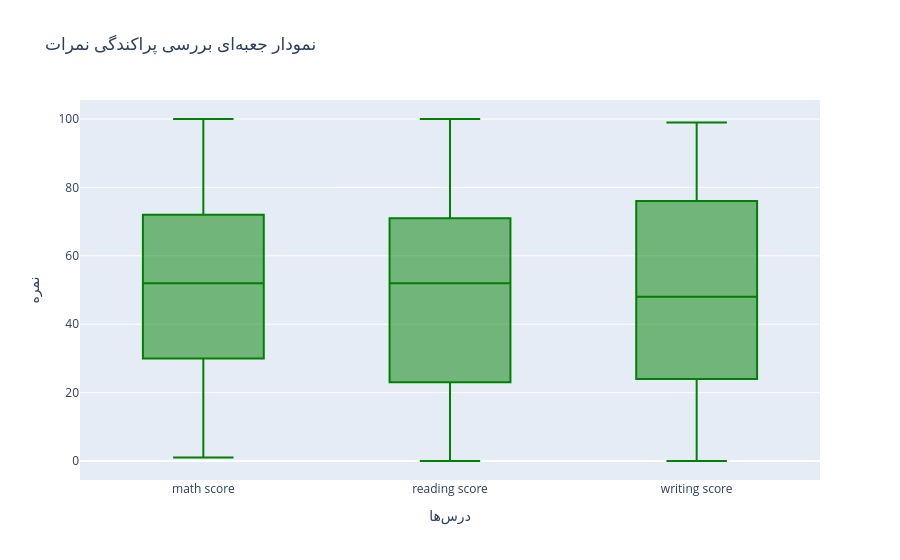

The notebook cell this image was saved under:
### Code cell
fig = px.box(df, y=["math score", "reading score", "writing score"], title="نمودار جعبهای بررسی پراکندگی نمرات",
             labels={"value": "نمره", "variable": "درسها"},
             color_discrete_sequence=["green"])
fig.show()

### Figure 1 — Plotly figure (JSON) as saved in the notebook; plotly's stock layout.template omitted (floating-point values rounded to 4 significant figures; data arrays with more than 128 entries replaced by an {"elided": "..."} marker saying what was removed)
{"data": [{"alignmentgroup": "True", "hovertemplate": "درسها=%{x}<br>نمره=%{y}<extra></extra>", "legendgroup": "", "marker": {"color": "green"}, "name": "", "notched": false, "offsetgroup": "", "orientation": "v", "showlegend": false, "type": "box", "x": {"elided": "750 str values"}, "x0": " ", "xaxis": "x", "y": {"elided": "750 int values"}, "y0": " ", "yaxis": "y"}], "layout": {"boxmode": "group", "legend": {"tracegroupgap": 0}, "title": {"text": "نمودار جعبهای بررسی پراکندگی نمرات"}, "xaxis": {"anchor": "y", "domain": [0, 1], "title": {"text": "درسها"}}, "yaxis": {"anchor": "x", "domain": [0, 1], "title": {"text": "نمره"}}}}
